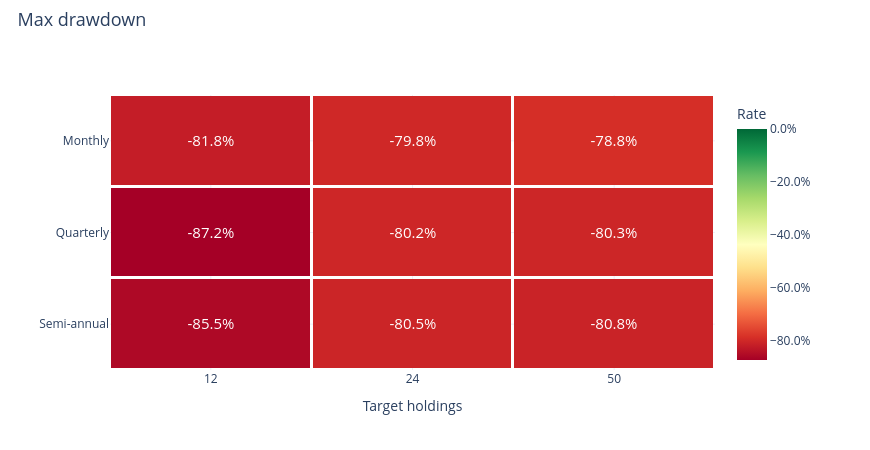

Write notebook code for a chart like this one.
### Markdown cell above
### Maximum drawdown

### Code cell
research.heatmap('maximum_drawdown')

### Figure 1 — Plotly figure (JSON) as saved in the notebook; plotly's stock layout.template omitted (floating-point values rounded to 4 significant figures)
{"data": [{"colorbar": {"tickformat": ".1%", "title": {"text": "Rate"}}, "colorscale": [[0.0, "rgb(165,0,38)"], [0.1, "rgb(215,48,39)"], [0.2, "rgb(244,109,67)"], [0.3, "rgb(253,174,97)"], [0.4, "rgb(254,224,139)"], [0.5, "rgb(255,255,191)"], [0.6, "rgb(217,239,139)"], [0.7, "rgb(166,217,106)"], [0.8, "rgb(102,189,99)"], [0.9, "rgb(26,152,80)"], [1.0, "rgb(0,104,55)"]], "text": [["-81.8%", "-79.8%", "-78.8%"], ["-87.2%", "-80.2%", "-80.3%"], ["-85.5%", "-80.5%", "-80.8%"]], "textfont": {"size": 15}, "texttemplate": "%{text}", "type": "heatmap", "x": ["12", "24", "50"], "xgap": 3, "y": ["Monthly", "Quarterly", "Semi-annual"], "ygap": 3, "z": [[-0.818, -0.7983, -0.7879], [-0.8715, -0.8019, -0.8031], [-0.8551, -0.8051, -0.8081]], "zmax": 0.0, "zmin": -0.8715}], "layout": {"height": 450, "hovermode": "closest", "legend": {"font": {"size": 12}, "itemclick": "toggle", "itemdoubleclick": "toggleothers", "x": 1.025, "y": 1}, "margin": {"b": 80, "l": 110, "r": 155, "t": 95}, "title": {"font": {"size": 18}, "text": "Max drawdown", "x": 0.02, "y": 0.97}, "width": 870, "xaxis": {"title": {"text": "Target holdings"}}, "yaxis": {"autorange": "reversed"}}}
